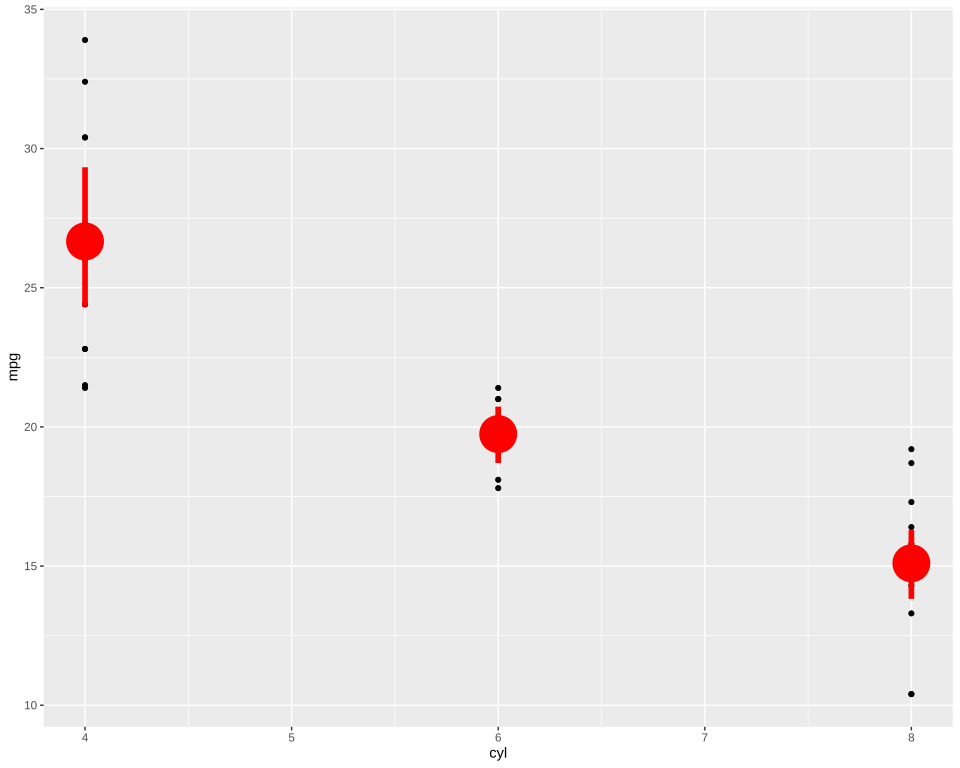

Here is the R script that generated this plot:
# The plot test/golden/summary_boot.svg draws, drawn by ggplot2 itself, as ggplot2's own visual tests
# draw their snapshots: the independent check on that golden whenever it changes. The suite never
# runs this; it needs R, ggplot2, vdiffr and Hmisc, saved as the Docker image
# giggly-r:ggplot2-4.0.3-hmisc (giggly-r:ggplot2-4.0.3 with r-cran-hmisc installed). From the
# repository's root:
#
#   docker run --rm -v "$PWD/test/golden":/golden:ro giggly-r:ggplot2-4.0.3-hmisc \
#     Rscript /golden/summary_boot.R > summary_boot.ggplot2.svg
#
# and compare the two drawings element by element, as test/golden/point.R does.
#
# The reference page's `stat_summary(fun.data = "mean_cl_boot", colour = "red", linewidth = 2,
# size = 3)`: each cylinder count's mean and its 95% bootstrap interval.
#
# Hmisc resamples with R's random numbers, which Giggly does not reproduce, so R draws Giggly's
# own ends instead: `lower` and `upper` are the ends Giggly's mean_cl_boot gives at its default
# seed, 0, for 4, 6 and 8 cylinders, and the summary function hands each position its own, found
# by how many values it holds (11, 7 and 14), beside R's mean. Everything but the ends is
# ggplot2's.
# First checked with ggplot2 4.0.3, vdiffr 1.0.9 and Hmisc 5.3.0: every element and clip path
# matches, the x axis drawn before the y as in test/golden/point.R.

library(ggplot2)

lower <- c("11" = 24.31772727272727, "7" = 18.699999999999996, "14" = 13.821250000000001)
upper <- c("11" = 29.329090909090908, "7" = 20.72857142857143, "14" = 16.29303571428571)

gigglys_ends <- function(x) {
  count <- as.character(length(x))
  data.frame(y = mean(x), ymin = lower[[count]], ymax = upper[[count]])
}

plot <- ggplot(mtcars, aes(cyl, mpg)) +
  geom_point() +
  stat_summary(fun.data = gigglys_ends, colour = "red", linewidth = 2, size = 3) +
  theme_gray()

file <- tempfile(fileext = ".svg")
vdiffr::write_svg(plot, file)
cat(readLines(file), sep = "\n")
